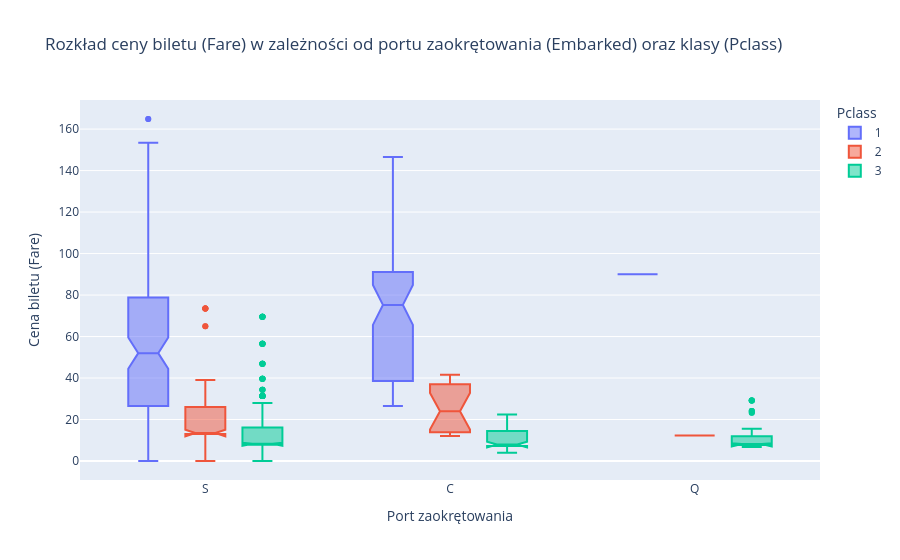

Source (notebook cell):
### Code cell
# Usuń 20 pasażerów z największą opłatą (`Fare`). Następnie, za pomocą funkcji boxplot w plotly, przedstaw rozkład kolumny `Fare` w zależności od kolumny `Embarked` oraz `Pclass``.
#BEGIN_SOLUTION
df_new = df.sort_values(by='Fare', ascending=False).iloc[20:]  # Usuwamy 10 pasażerów z największą opłatą
fig = px.box(df_new, x='Embarked', y='Fare', title='Rozkład ceny biletu (Fare) w zależności od portu zaokrętowania (Embarked) oraz klasy (Pclass)',
             color='Pclass', notched=True)
fig.update_layout(xaxis_title='Port zaokrętowania', yaxis_title='Cena biletu (Fare)')
fig.show()
#END_SOLUTION

### Figure 1 — Plotly figure (JSON) as saved in the notebook; plotly's stock layout.template omitted (floating-point values rounded to 4 significant figures; data arrays with more than 128 entries replaced by an {"elided": "..."} marker saying what was removed)
{"data": [{"alignmentgroup": "True", "hovertemplate": "Pclass=1<br>Embarked=%{x}<br>Fare=%{y}<extra></extra>", "legendgroup": "1", "marker": {"color": "#636efa"}, "name": "1", "notched": true, "offsetgroup": "1", "orientation": "v", "showlegend": true, "type": "box", "x": {"elided": "196 str values"}, "x0": " ", "xaxis": "x", "y": {"elided": "196 float values"}, "y0": " ", "yaxis": "y"}, {"alignmentgroup": "True", "hovertemplate": "Pclass=2<br>Embarked=%{x}<br>Fare=%{y}<extra></extra>", "legendgroup": "2", "marker": {"color": "#EF553B"}, "name": "2", "notched": true, "offsetgroup": "2", "orientation": "v", "showlegend": true, "type": "box", "x": {"elided": "184 str values"}, "x0": " ", "xaxis": "x", "y": {"elided": "184 float values"}, "y0": " ", "yaxis": "y"}, {"alignmentgroup": "True", "hovertemplate": "Pclass=3<br>Embarked=%{x}<br>Fare=%{y}<extra></extra>", "legendgroup": "3", "marker": {"color": "#00cc96"}, "name": "3", "notched": true, "offsetgroup": "3", "orientation": "v", "showlegend": true, "type": "box", "x": {"elided": "491 str values"}, "x0": " ", "xaxis": "x", "y": {"elided": "491 float values"}, "y0": " ", "yaxis": "y"}], "layout": {"boxmode": "group", "legend": {"title": {"text": "Pclass"}, "tracegroupgap": 0}, "title": {"text": "Rozkład ceny biletu (Fare) w zależności od portu zaokrętowania (Embarked) oraz klasy (Pclass)"}, "xaxis": {"anchor": "y", "domain": [0, 1], "title": {"text": "Port zaokrętowania"}}, "yaxis": {"anchor": "x", "domain": [0, 1], "title": {"text": "Cena biletu (Fare)"}}}}
